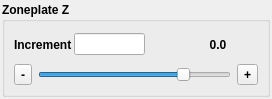
<?xml version="1.0" encoding="UTF-8"?>
<ui version="4.0">
 <class>Form</class>
 <widget class="QWidget" name="Form">
  <property name="geometry">
   <rect>
    <x>0</x>
    <y>0</y>
    <width>272</width>
    <height>99</height>
   </rect>
  </property>
  <property name="windowTitle">
   <string>Form</string>
  </property>
  <layout class="QVBoxLayout" name="verticalLayout_2">
   <property name="spacing">
    <number>2</number>
   </property>
   <property name="margin">
    <number>2</number>
   </property>
   <item>
    <widget class="QGroupBox" name="groupBox">
     <property name="maximumSize">
      <size>
       <width>16777215</width>
       <height>95</height>
      </size>
     </property>
     <property name="font">
      <font>
       <weight>75</weight>
       <bold>true</bold>
      </font>
     </property>
     <property name="title">
      <string>Zoneplate Z</string>
     </property>
     <layout class="QVBoxLayout" name="verticalLayout">
      <item>
       <layout class="QHBoxLayout" name="horizontalLayout">
        <property name="spacing">
         <number>2</number>
        </property>
        <item>
         <widget class="QLabel" name="label">
          <property name="text">
           <string>Increment</string>
          </property>
         </widget>
        </item>
        <item>
         <widget class="QLineEdit" name="zpIncrFld">
          <property name="maximumSize">
           <size>
            <width>80</width>
            <height>16777215</height>
           </size>
          </property>
         </widget>
        </item>
        <item>
         <spacer name="horizontalSpacer">
          <property name="orientation">
           <enum>Qt::Horizontal</enum>
          </property>
          <property name="sizeHint" stdset="0">
           <size>
            <width>40</width>
            <height>20</height>
           </size>
          </property>
         </spacer>
        </item>
        <item>
         <widget class="QLabel" name="fbkLbl">
          <property name="minimumSize">
           <size>
            <width>80</width>
            <height>0</height>
           </size>
          </property>
          <property name="text">
           <string>0.0</string>
          </property>
          <property name="alignment">
           <set>Qt::AlignCenter</set>
          </property>
         </widget>
        </item>
       </layout>
      </item>
      <item>
       <layout class="QHBoxLayout" name="horizontalLayout_2">
        <item>
         <widget class="QToolButton" name="toolButton_2">
          <property name="font">
           <font>
            <weight>75</weight>
            <bold>true</bold>
           </font>
          </property>
          <property name="toolTip">
           <string>Decrement</string>
          </property>
          <property name="text">
           <string>-</string>
          </property>
         </widget>
        </item>
        <item>
         <widget class="QSlider" name="hslider">
          <property name="minimum">
           <number>-10000</number>
          </property>
          <property name="maximum">
           <number>-1500</number>
          </property>
          <property name="value">
           <number>-3401</number>
          </property>
          <property name="orientation">
           <enum>Qt::Horizontal</enum>
          </property>
         </widget>
        </item>
        <item>
         <widget class="QToolButton" name="toolButton">
          <property name="font">
           <font>
            <weight>75</weight>
            <bold>true</bold>
           </font>
          </property>
          <property name="toolTip">
           <string>Increment</string>
          </property>
          <property name="text">
           <string>+</string>
          </property>
         </widget>
        </item>
       </layout>
      </item>
     </layout>
    </widget>
   </item>
  </layout>
 </widget>
 <resources/>
 <connections/>
</ui>
